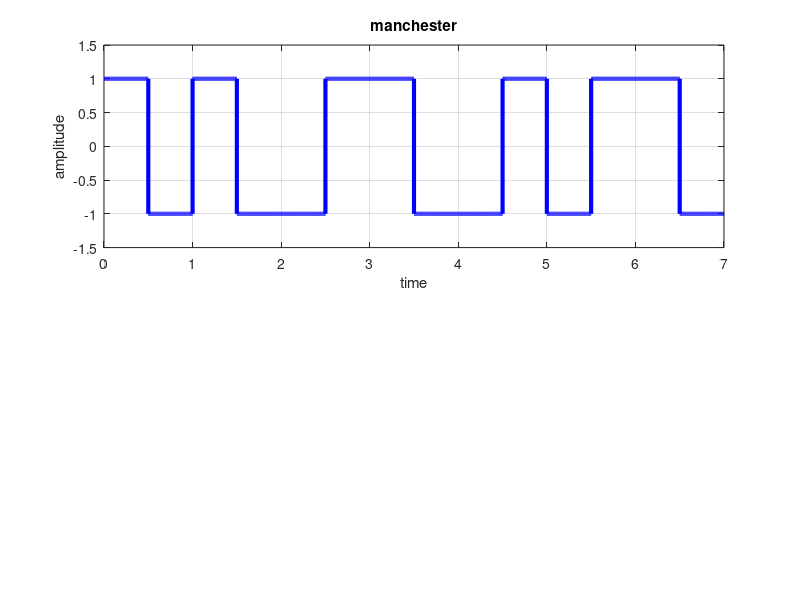

The MATLAB script that drew this image:
clear all;
close all;
fs=100;
t=0:1/fs:1;
bit=[ 1 1 0 1 0 0 1];
time=[];
dig_sig=[];
for i=1:1:length(bit)
    dig_sig=[dig_sig (bit(i)==1)*ones(1,length(t/2))+(bit(i)==0)*-ones(1,length(t/2))];
    time=[time t/2];
    t=t+1;
     dig_sig=[dig_sig (bit(i)==1)*-ones(1,length(t/2))+(bit(i)==0)*ones(1,length(t/2))];
    time=[time t/2];
    t=t+1;
end
subplot(2,1,1);
plot(time,dig_sig,'b','linewidth',3);
axis([0 time(end) -1.5 1.5]);
xlabel('time');
ylabel('amplitude');
title('manchester');
grid on;